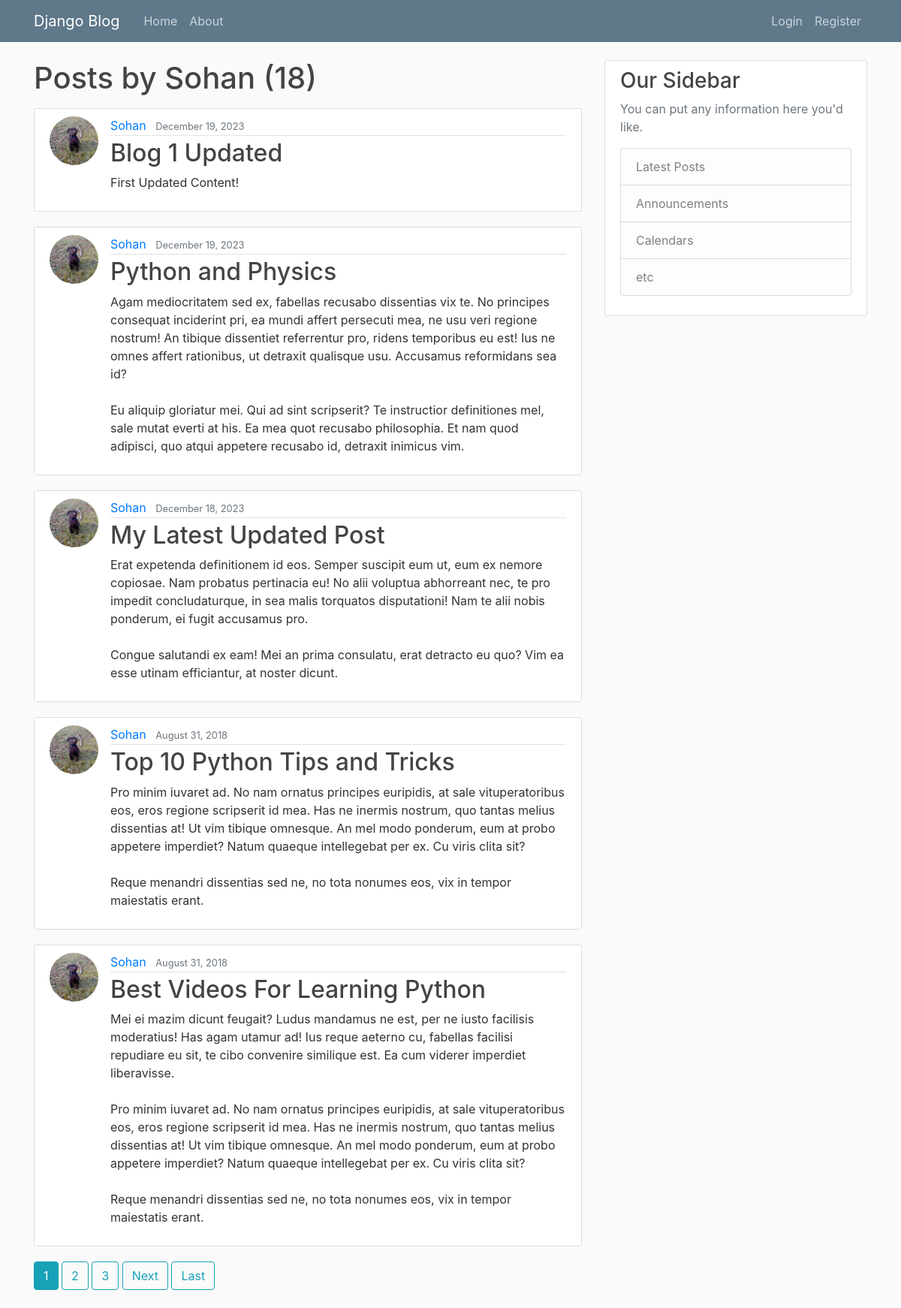
/user/Sohan, run on the app's committed database.
### blog/models.py (models this page shows, shortened)
class Post(models.Model):
    title = models.CharField(max_length=100)
    content = models.TextField()
    date_posted = models.DateTimeField(default=timezone.now)
    author = models.ForeignKey(User, on_delete=models.CASCADE)

### users/models.py (models this page shows, shortened)
class Profile(models.Model):
    user = models.OneToOneField(User, on_delete=models.CASCADE)
    image = models.ImageField(default='default.jpg', upload_to='profile_pics')

### blog/views.py (the view)
# urls.py: path('user/<str:username>', UserPostListView.as_view(), name='user-posts'),
class UserPostListView(ListView):
    model = Post
    template_name = 'blog/user_posts.html'  # <app>/<model>_<viewtype>.html
    context_object_name = 'posts'
    paginate_by = 5
    def get_queryset(self):
        user = get_object_or_404(User, username=self.kwargs.get('username'))
        return Post.objects.filter(author=user).order_by('-date_posted')

### blog/templates/blog/user_posts.html (shortened to what this page needs)
{% extends "blog/base.html" %}
{% block content %}
    <h1 class="mb-3">Posts by {{ view.kwargs.username }} ({{ page_obj.paginator.count }})</h1>
    {% for post in posts %}
        <article class="media content-section">
          <img class="rounded-circle article-img" src="{{ post.author.profile.image.url }}">
          <div class="media-body">
            <div class="article-metadata">
              <a class="mr-2" href="{% url 'user-posts' post.author.username %}">{{ post.author }}</a>
              <small class="text-muted">{{ post.date_posted|date:"F d, Y" }}</small>
            </div>
            <h2><a class="article-title" href="{% url 'post-detail' post.id %}">{{ post.title }}</a></h2>
            <p class="article-content">{{ post.content }}</p>
          </div>
        </article>
    {% endfor %}
    {% if is_paginated %}
      {% for num in page_obj.paginator.page_range %}
        {% if page_obj.number == num %}
          <a class="btn btn-info mb-4" href="?page={{ num }}">{{ num }}</a>
        {% elif num > page_obj.number|add:'-3' and num < page_obj.number|add:'3' %}
          <a class="btn btn-outline-info mb-4" href="?page={{ num }}">{{ num }}</a>
        {% endif %}
      {% endfor %}
      {% if page_obj.has_next %}
        <a class="btn btn-outline-info mb-4" href="?page={{ page_obj.next_page_number }}">Next</a>
        <a class="btn btn-outline-info mb-4" href="?page={{ page_obj.paginator.num_pages }}">Last</a>
      {% endif %}
    {% endif %}
{% endblock content %}

### blog/static/blog/main.css (style rules this page uses)
body { background: #fafafa; color: #333333; margin-top: 5rem; }
h1, h2, h3, h4, h5, h6 { color: #444444; }
.content-section { background: #ffffff; padding: 10px 20px; border: 1px solid #dddddd; border-radius: 3px; margin-bottom: 20px; }
.article-title { color: #444444; }
.article-content { white-space: pre-line; }
.article-img { height: 65px; width: 65px; margin-right: 16px; }
.article-metadata { padding-bottom: 1px; margin-bottom: 4px; border-bottom: 1px solid #e3e3e3 }

### data on the page
Post: author.profile.image (picture), author "Sohan", date_posted "December 19, 2023", title "Blog 1 Updated", content "First Updated Content!"
Post: author.profile.image (picture), author "Sohan", date_posted "December 19, 2023", title "Python and Physics", content "Agam mediocritatem sed ex, fabellas recusabo dissentias vix te. No principes consequat inciderint pri, ea mundi affert persecuti mea, ne usu veri regione nostrum! An tibique dissentiet referrentur pro, ridens temporibus eu est! Ius ne omnes affert rationibus, ut detraxit qualisque usu. Accusamus reformidans sea id? Eu aliquip gloriatur mei. Qui ad sint scripserit? Te instructior definitiones mel, sale mutat everti at his. Ea mea quot recusabo philosophia. Et nam quod adipisci, quo atqui appetere recusabo id, detraxit inimicus vim."
Post: author.profile.image (picture), author "Sohan", date_posted "December 18, 2023", title "My Latest Updated Post", content "Erat expetenda definitionem id eos. Semper suscipit eum ut, eum ex nemore copiosae. Nam probatus pertinacia eu! No alii voluptua abhorreant nec, te pro impedit concludaturque, in sea malis torquatos disputationi! Nam te alii nobis ponderum, ei fugit accusamus pro. Congue salutandi ex eam! Mei an prima consulatu, erat detracto eu quo? Vim ea esse utinam efficiantur, at noster dicunt."
Post: author.profile.image (picture), author "Sohan", date_posted "August 31, 2018", title "Top 10 Python Tips and Tricks", content "Pro minim iuvaret ad. No nam ornatus principes euripidis, at sale vituperatoribus eos, eros regione scripserit id mea. Has ne inermis nostrum, quo tantas melius dissentias at! Ut vim tibique omnesque. An mel modo ponderum, eum at probo appetere imperdiet? Natum quaeque intellegebat per ex. Cu viris clita sit? Reque menandri dissentias sed ne, no tota nonumes eos, vix in tempor maiestatis erant."
Post: author.profile.image (picture), author "Sohan", date_posted "August 31, 2018", title "Best Videos For Learning Python", content "Mei ei mazim dicunt feugait? Ludus mandamus ne est, per ne iusto facilisis moderatius! Has agam utamur ad! Ius reque aeterno cu, fabellas facilisi repudiare eu sit, te cibo convenire similique est. Ea cum viderer imperdiet liberavisse. Pro minim iuvaret ad. No nam ornatus principes euripidis, at sale vituperatoribus eos, eros regione scripserit id mea. Has ne inermis nostrum, quo tantas melius dissentias at! Ut vim tibique omnesque. An mel modo ponderum, eum at probo appetere imperdiet? Natum quaeque intellegebat per ex. Cu viris clita sit? Reque menandri dissentias sed ne, no tota nonumes eos, vix in tempor maiestatis erant."

### other printed values
{{ view.kwargs.username }} "Sohan"
{{ page_obj.paginator.count }} "18"
{{ num }} "1"
{{ num }} "2" "3"
